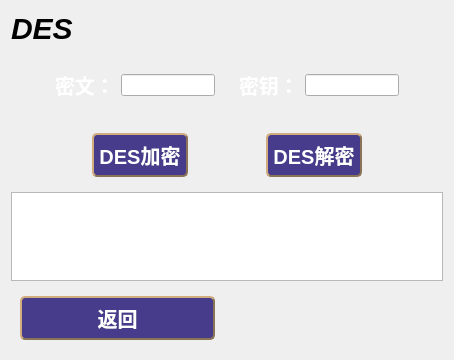
<?xml version="1.0" encoding="UTF-8"?>
<ui version="4.0">
 <class>DES</class>
 <widget class="QWidget" name="DES">
  <property name="geometry">
   <rect>
    <x>0</x>
    <y>0</y>
    <width>454</width>
    <height>360</height>
   </rect>
  </property>
  <property name="windowTitle">
   <string>Form</string>
  </property>
  <layout class="QGridLayout" name="gridLayout">
   <item row="0" column="0">
    <widget class="QLabel" name="label">
     <property name="styleSheet">
      <string notr="true">QLabel{
font-family:&quot;Microsoft YaHei&quot;;
font-size:30px;
font-weight:bold;
color:black;
border:none;
font-style:italic;
}
</string>
     </property>
     <property name="text">
      <string>DES</string>
     </property>
    </widget>
   </item>
   <item row="1" column="0" colspan="2">
    <widget class="QWidget" name="widget_4" native="true">
     <layout class="QHBoxLayout" name="horizontalLayout_4">
      <item>
       <spacer name="horizontalSpacer_4">
        <property name="orientation">
         <enum>Qt::Horizontal</enum>
        </property>
        <property name="sizeHint" stdset="0">
         <size>
          <width>40</width>
          <height>20</height>
         </size>
        </property>
       </spacer>
      </item>
      <item>
       <widget class="QWidget" name="widget_2" native="true">
        <layout class="QHBoxLayout" name="horizontalLayout_2">
         <item>
          <widget class="QLabel" name="label_2">
           <property name="styleSheet">
            <string notr="true">QLabel{
font-family:&quot;Microsoft YaHei&quot;;
font-size:20px;
font-weight:bold;
color:white;
border:none;
}
</string>
           </property>
           <property name="text">
            <string>密文：</string>
           </property>
          </widget>
         </item>
         <item>
          <widget class="QLineEdit" name="lineEdit1"/>
         </item>
        </layout>
       </widget>
      </item>
      <item>
       <widget class="QWidget" name="widget_3" native="true">
        <layout class="QHBoxLayout" name="horizontalLayout_3">
         <item>
          <widget class="QLabel" name="label_3">
           <property name="styleSheet">
            <string notr="true">QLabel{
font-family:&quot;Microsoft YaHei&quot;;
font-size:20px;
font-weight:bold;
color:white;
border:none;
}

</string>
           </property>
           <property name="text">
            <string>密钥：</string>
           </property>
          </widget>
         </item>
         <item>
          <widget class="QLineEdit" name="lineEdit2"/>
         </item>
        </layout>
       </widget>
      </item>
      <item>
       <spacer name="horizontalSpacer_5">
        <property name="orientation">
         <enum>Qt::Horizontal</enum>
        </property>
        <property name="sizeHint" stdset="0">
         <size>
          <width>40</width>
          <height>20</height>
         </size>
        </property>
       </spacer>
      </item>
     </layout>
    </widget>
   </item>
   <item row="2" column="0" colspan="2">
    <widget class="QWidget" name="widget" native="true">
     <layout class="QHBoxLayout" name="horizontalLayout">
      <item>
       <spacer name="horizontalSpacer">
        <property name="orientation">
         <enum>Qt::Horizontal</enum>
        </property>
        <property name="sizeHint" stdset="0">
         <size>
          <width>40</width>
          <height>20</height>
         </size>
        </property>
       </spacer>
      </item>
      <item>
       <widget class="QPushButton" name="DESjia">
        <property name="styleSheet">
         <string notr="true">QPushButton
{
background-color:#473C8B;
border-style:outset;
border-width:2px;
border-radius:5px;
border-color:#8B7355;
font:bold 14px;
min-width:2em;
color:white;
font-family:华文新魏;
padding:5px;
font-size:20px
}
QPushButton:Pressed
{
background-color:rgba(100,255,100,200);
border-color:rgba(255,255,255,30);
border-style:inset;
color:rgba(0,0,0,100);
}
QPushButton:hover
{
background-color:rgba(100,255,100,100);
border-color:rgba(255,255,255,200);
color:rgba(0,0,0,200);
}</string>
        </property>
        <property name="text">
         <string>DES加密</string>
        </property>
       </widget>
      </item>
      <item>
       <spacer name="horizontalSpacer_3">
        <property name="orientation">
         <enum>Qt::Horizontal</enum>
        </property>
        <property name="sizeHint" stdset="0">
         <size>
          <width>40</width>
          <height>20</height>
         </size>
        </property>
       </spacer>
      </item>
      <item>
       <widget class="QPushButton" name="DESjie">
        <property name="styleSheet">
         <string notr="true">QPushButton
{
background-color:#473C8B;
border-style:outset;
border-width:2px;
border-radius:5px;
border-color:#8B7355;
font:bold 14px;
min-width:2em;
color:white;
font-family:华文新魏;
padding:5px;
font-size:20px
}
QPushButton:Pressed
{
background-color:rgba(100,255,100,200);
border-color:rgba(255,255,255,30);
border-style:inset;
color:rgba(0,0,0,100);
}
QPushButton:hover
{
background-color:rgba(100,255,100,100);
border-color:rgba(255,255,255,200);
color:rgba(0,0,0,200);
}</string>
        </property>
        <property name="text">
         <string>DES解密</string>
        </property>
       </widget>
      </item>
      <item>
       <spacer name="horizontalSpacer_2">
        <property name="orientation">
         <enum>Qt::Horizontal</enum>
        </property>
        <property name="sizeHint" stdset="0">
         <size>
          <width>40</width>
          <height>20</height>
         </size>
        </property>
       </spacer>
      </item>
     </layout>
    </widget>
   </item>
   <item row="3" column="0" colspan="2">
    <widget class="QTableWidget" name="tableWidget"/>
   </item>
   <item row="4" column="0">
    <widget class="QWidget" name="widget_5" native="true">
     <layout class="QHBoxLayout" name="horizontalLayout_5">
      <item>
       <widget class="QPushButton" name="back">
        <property name="styleSheet">
         <string notr="true">QPushButton
{
background-color:#473C8B;
border-style:outset;
border-width:2px;
border-radius:5px;
border-color:#8B7355;
font:bold 14px;
min-width:2em;
color:white;
font-family:华文新魏;
padding:5px;
font-size:20px
}
QPushButton:Pressed
{
background-color:rgba(100,255,100,200);
border-color:rgba(255,255,255,30);
border-style:inset;
color:rgba(0,0,0,100);
}
QPushButton:hover
{
background-color:rgba(100,255,100,100);
border-color:rgba(255,255,255,200);
color:rgba(0,0,0,200);
}</string>
        </property>
        <property name="text">
         <string>返回</string>
        </property>
       </widget>
      </item>
     </layout>
    </widget>
   </item>
   <item row="4" column="1">
    <widget class="QLabel" name="labelError">
     <property name="text">
      <string/>
     </property>
    </widget>
   </item>
  </layout>
 </widget>
 <resources/>
 <connections/>
</ui>
